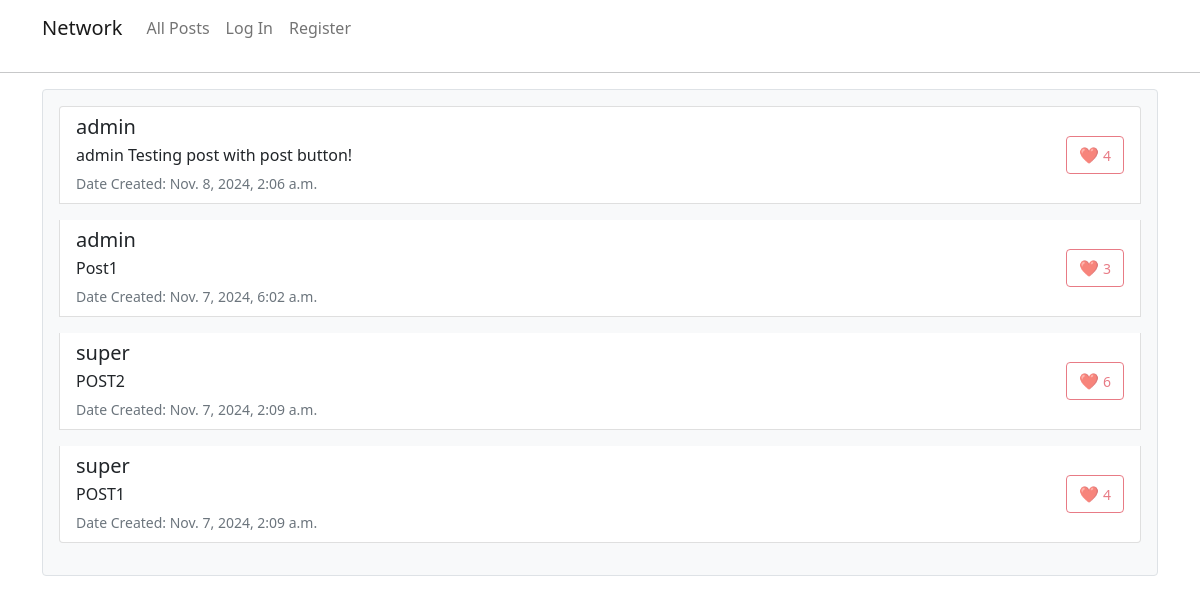
The page / on the database its author committed.
### network/models.py (models this page shows, shortened)
class Post(models.Model):
    new_post = models.TextField()
    created_by = models.ForeignKey(User, on_delete=models.CASCADE, related_name='user_posts')
    date_created = models.DateTimeField(auto_now_add=True)
    likes = models.IntegerField(default=0)

class User(AbstractUser):
    followers = models.IntegerField(default=0)
    following = models.IntegerField(default=0)
    bio = models.CharField(max_length=500, null=True, blank=True)
    location = models.CharField(max_length=100, null=True, blank=True)
    work = models.CharField(max_length=100, null=True, blank=True)
    def __str__(self):
        return self.username

### network/views.py (the view)
# urls.py: path("", views.index, name="index"),
def index(request):
    user_posts = Post.objects.all()[::-1]
    return render(request, "network/index.html", {"posts": user_posts})

### network/templates/network/index.html (shortened to what this page needs)
{% extends "network/layout.html" %}
{% block body %}
    <div class="p-3 border rounded bg-light">
        <ul class="list-group">
            {% for post in posts %}
                <li class="list-group-item mb-3">
                    <div class="d-flex justify-content-between align-items-center">
                        <div>
                            <h5 class="mb-1">{{ post.created_by }}</h5>
                            <p class="mb-1">{{ post.new_post }}</p>
                            <small class="text-muted">Date Created: {{ post.date_created }}</small>
                        </div>
                        <div type="hidden">
                            <button class="btn btn-outline-danger like_button" data-post-id="{{ post.id }}"
                                    {% if user == post.created_by or not user.is_authenticated %}disabled{% endif %}>
                                ❤️ <small>{{ post.likes }}</small>
                            </button>
                        </div>
                    </div>
                </li>
            {% endfor %}
        </ul>
    </div>
{% endblock %}

### rows shown on the page
Post: created_by "admin", new_post "admin Testing post with post button!", date_created "Nov. 8, 2024, 2:06 a.m.", likes "4"
Post: created_by "admin", new_post "Post1", date_created "Nov. 7, 2024, 6:02 a.m.", likes "3"
Post: created_by "super", new_post "POST2", date_created "Nov. 7, 2024, 2:09 a.m.", likes "6"
Post: created_by "super", new_post "POST1", date_created "Nov. 7, 2024, 2:09 a.m.", likes "4"
